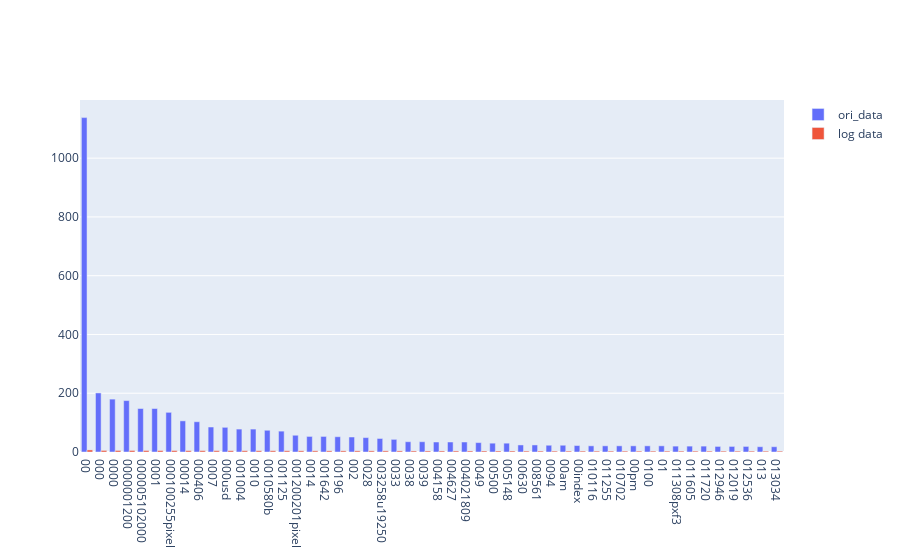

The cell this chart's notebook holds for it:
### Code cell
import plotly.graph_objects as go

fig = go.Figure(data=[
    go.Bar(name='ori_data', x=x_top50, y=y_top50),
    go.Bar(name='log data', x=x_top50, y=np.log(y_top50))
])
# Change the bar mode
fig.update_layout(barmode='group')
fig.show()
